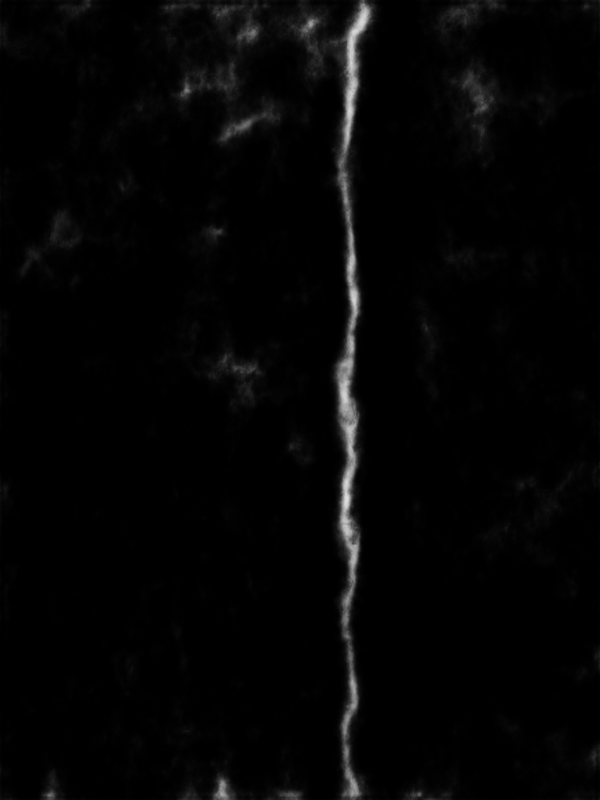
#> input picture resultados_rede/3long_perto.jpg, 1200 x 1600 px (shown at 1/2 size)
$ python find_falha.py
#> lines starting #> are read from the running program, lines starting #| are printed output that depends on the picture; after the words box and inside, x2 and y2 are one past the last pixel; in counts of white or black regions, pixels touching at a corner belong together
# importing necessary libraries
import numpy as np
import cv2
from matplotlib import pyplot as plt

# read a cracked sample image
img = cv2.imread('resultados_rede/3long_perto.jpg')
#> img is the input picture: shape (1600, 1200, 3); min 0, max 226, mean 4.5

# Convert into gray scale
gray = cv2.cvtColor(img, cv2.COLOR_BGR2GRAY)

# Specify the data type
img_log = np.array(img,dtype=np.uint8)

# Image smoothing: bilateral filter
bilateral = cv2.bilateralFilter(img_log, 5, 75, 75)

# Canny Edge Detection
edges = cv2.Canny(bilateral,100,200)
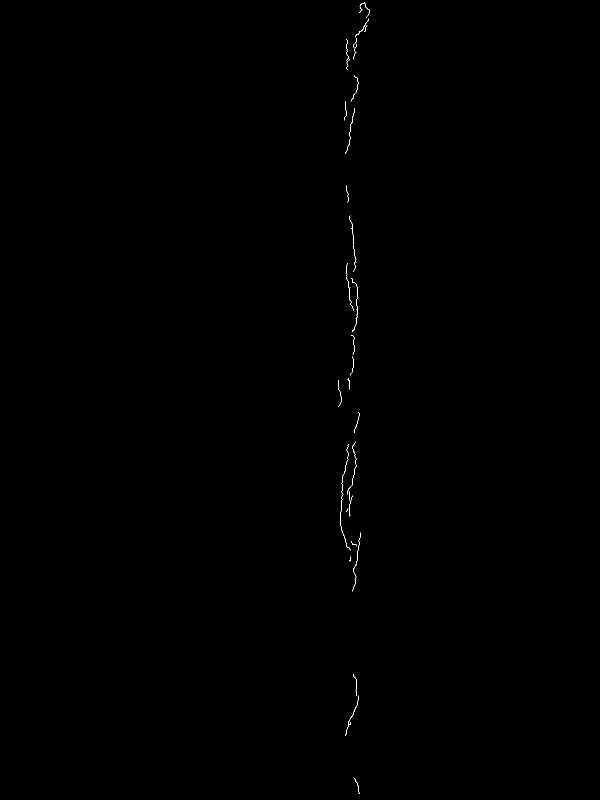
#> edges: shape (1600, 1200) (shown at 1/2 size); 0.09% white in thin lines or dots, all inside (x1, y1, x2, y2) = (676, 4, 740, 1588)

# Morphological Closing Operator
kernel = np.ones((5,5),np.uint8)
closing = cv2.morphologyEx(edges, cv2.MORPH_CLOSE, kernel)

# Create feature detecting method
orb = cv2.ORB_create(nfeatures=1500)

# Make featured Image
keypoints, descriptors = orb.detectAndCompute(closing, None)
#> keypoints = 1149 keypoints; strongest (x, y, size): (702, 990, 31), (736, 34, 31), (700, 1446, 44.6), (682, 996, 31)
featuredImg = cv2.drawKeypoints(closing, keypoints, None)

# Create an output image
cv2.imwrite('Output-Set/CrackDetected-7.jpg', featuredImg)

# Use plot to show original and output image
plt.subplot(121),plt.imshow(img)
plt.title('Original'),plt.xticks([]), plt.yticks([])
plt.subplot(122),plt.imshow(featuredImg,cmap='gray')
plt.title('Output Image'),plt.xticks([]), plt.yticks([])
plt.show()
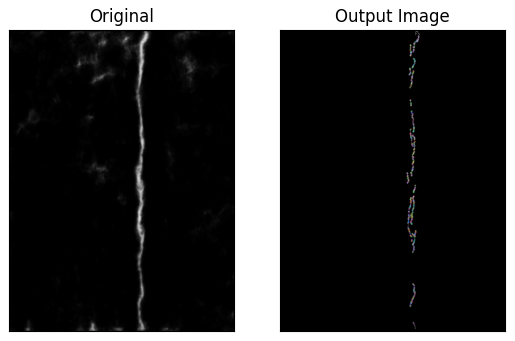
#> figure drawn by matplotlib, 2 panels

$ run again, with resultados_rede/5long_perto.jpg copied over resultados_rede/3long_perto.jpg
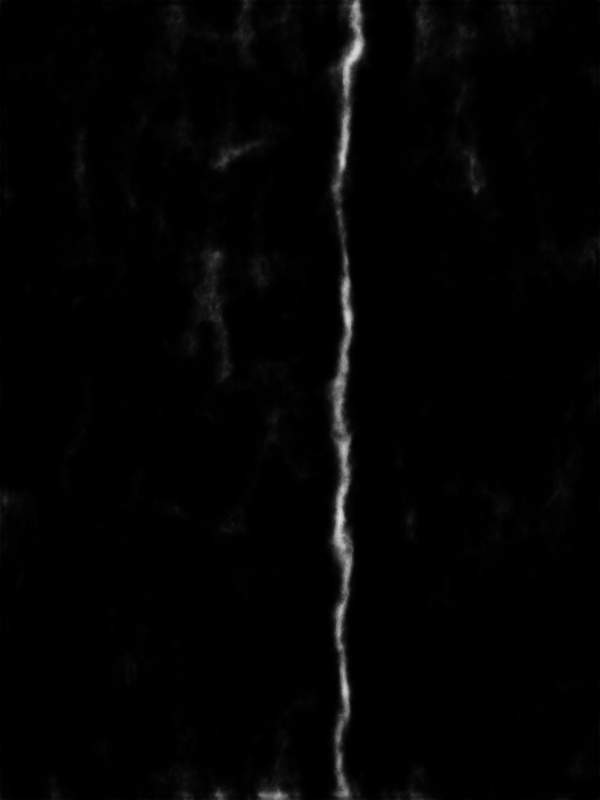
#> input picture resultados_rede/5long_perto.jpg, 1200 x 1600 px (shown at 1/2 size)
#> img is the input picture: shape (1600, 1200, 3); min 0, max 220, mean 3.2
#> `edges = cv2.Canny(bilateral,100,200)`:
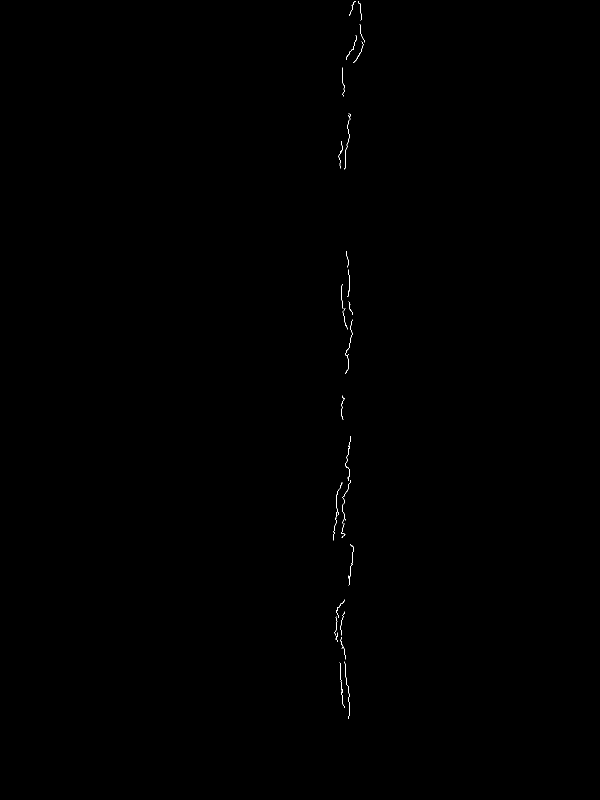
#> edges: shape (1600, 1200) (shown at 1/2 size); 0.09% white in thin lines or dots, all inside (x1, y1, x2, y2) = (666, 2, 729, 1438)
#> closing: shape (1600, 1200); 0.12% white in thin lines or dots, all inside (x1, y1, x2, y2) = (666, 0, 729, 1438)
#> keypoints = 1079 keypoints; strongest (x, y, size): (673, 1264, 31), (675, 1027, 44.6), (683, 1066, 37.2), (697, 228, 37.2)
#> `plt.show()`:
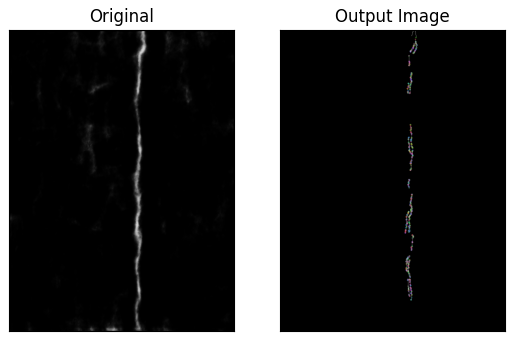
#> figure drawn by matplotlib, 2 panels

$ run again, with resultados_rede/7long_perto.jpg copied over resultados_rede/3long_perto.jpg
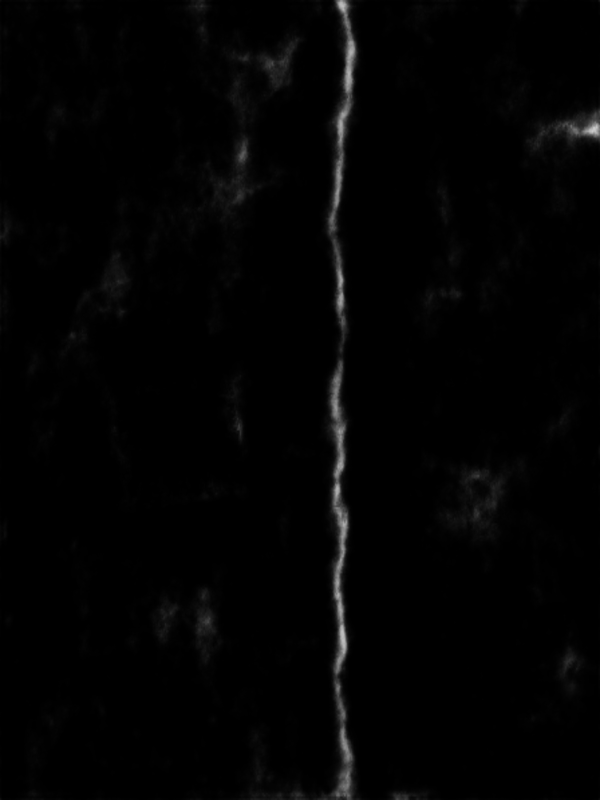
#> input picture resultados_rede/7long_perto.jpg, 1200 x 1600 px (shown at 1/2 size)
#> img is the input picture: shape (1600, 1200, 3); min 0, max 207, mean 2.8
#> `edges = cv2.Canny(bilateral,100,200)`:
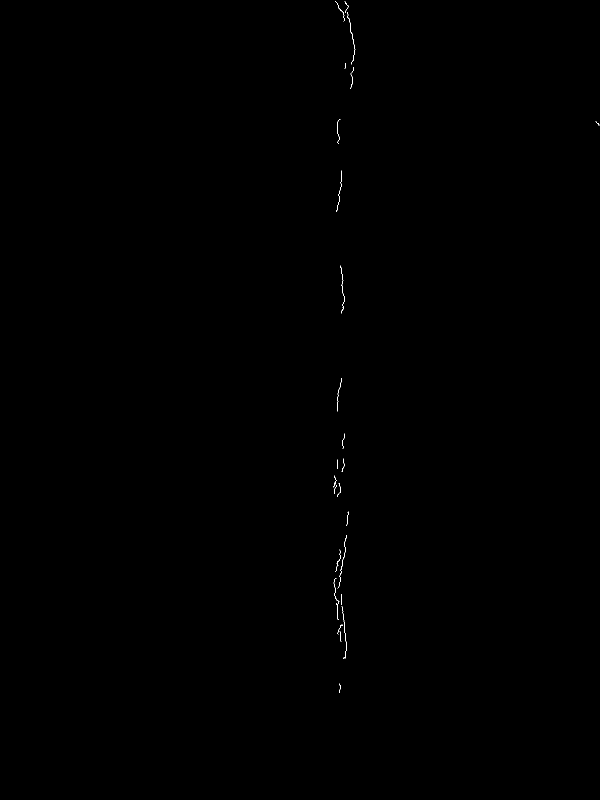
#> edges: shape (1600, 1200) (shown at 1/2 size); 0.06% white in thin lines or dots, all inside (x1, y1, x2, y2) = (667, 2, 1200, 1386)
#> closing: shape (1600, 1200); 0.08% white in thin lines or dots, all inside (x1, y1, x2, y2) = (667, 0, 1200, 1386)
#> keypoints = 753 keypoints; strongest (x, y, size): (681, 1122, 31), (683, 1117, 31), (682, 1122, 37.2), (684, 1120, 37.2)
#> `plt.show()`:
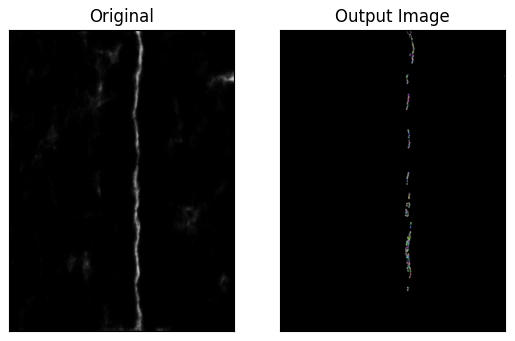
#> figure drawn by matplotlib, 2 panels

$ run again, with resultados_rede/1.jpg copied over resultados_rede/3long_perto.jpg
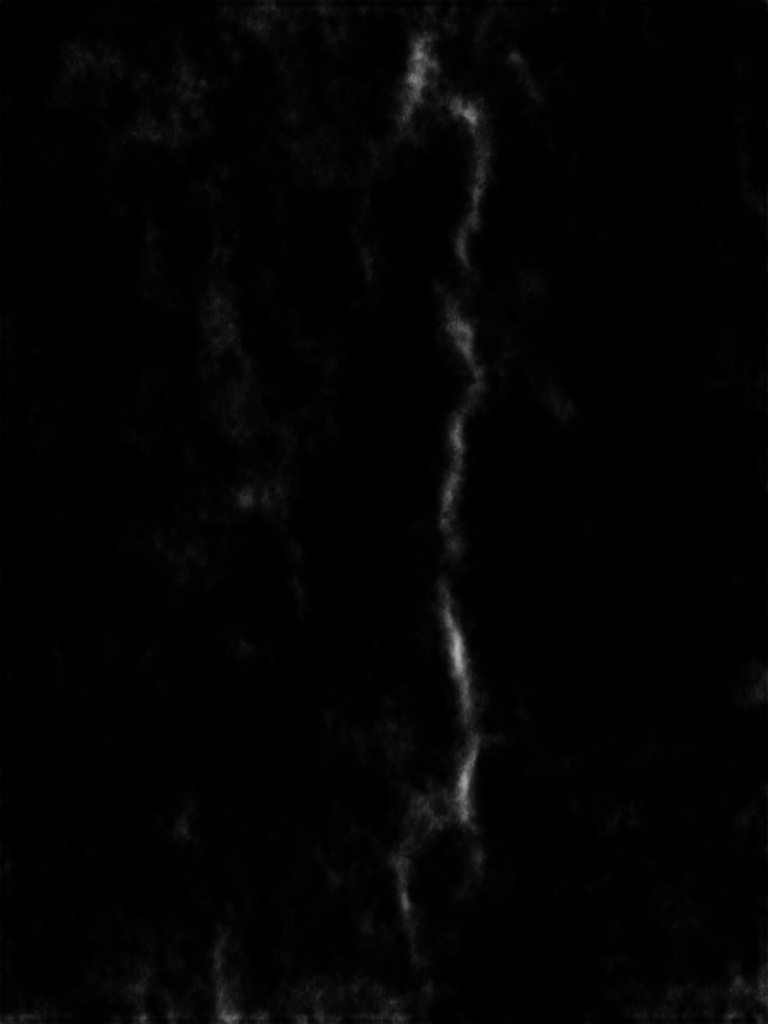
#> input picture resultados_rede/1.jpg, 768 x 1024 px
#> img is the input picture: shape (1024, 768, 3); min 0, max 174, mean 2.7
#> `edges = cv2.Canny(bilateral,100,200)`:
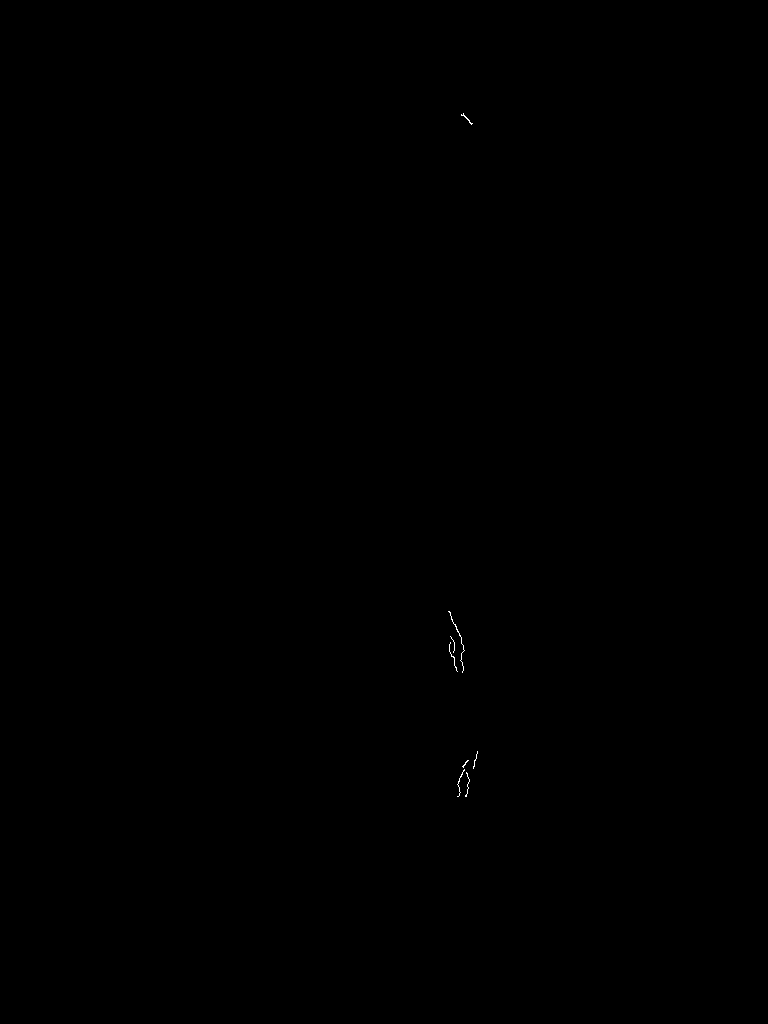
#> edges: shape (1024, 768); 0.03% white in thin lines or dots, all inside (x1, y1, x2, y2) = (448, 113, 478, 797)
#> keypoints = 198 keypoints; strongest (x, y, size): (463, 770, 37.2), (466, 773, 37.2), (463, 776, 37.2), (462, 772, 44.6)
#> `plt.show()`:
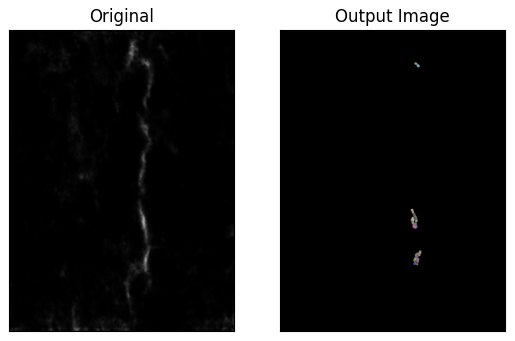
#> figure drawn by matplotlib, 2 panels
